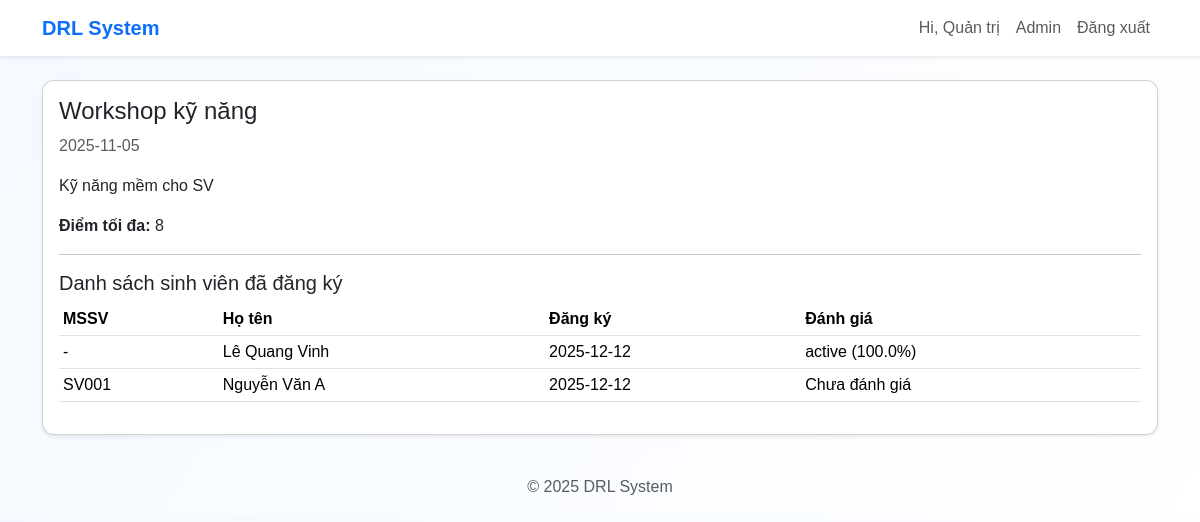
The page /activity/2 (signed in) on the database its author committed.
### models.py (models this page shows, shortened)
class User(db.Model, UserMixin):
    __tablename__ = "users"
    id = db.Column(db.Integer, primary_key=True)
    username = db.Column(db.String(80), unique=True, nullable=False)   # login
    fullname = db.Column(db.String(120))
    password_hash = db.Column(db.String(200), nullable=False)
    role = db.Column(db.String(20), nullable=False)  # 'admin', 'teacher', 'student'
    student_id = db.Column(db.String(50), nullable=True)
    class_name = db.Column(db.String(50), nullable=True)
    created_at = db.Column(db.DateTime, default=datetime.utcnow)

class Activity(db.Model):
    __tablename__ = "activities"
    id = db.Column(db.Integer, primary_key=True)
    name = db.Column(db.String(200), nullable=False)
    description = db.Column(db.Text)
    date = db.Column(db.String(50))
    max_score = db.Column(db.Integer, default=10)
    created_at = db.Column(db.DateTime, default=datetime.utcnow)

class Registration(db.Model):
    __tablename__ = "registrations"
    id = db.Column(db.Integer, primary_key=True)
    user_id = db.Column(db.Integer, db.ForeignKey("users.id"), nullable=False)
    activity_id = db.Column(db.Integer, db.ForeignKey("activities.id"), nullable=False)
    registered_at = db.Column(db.DateTime, default=datetime.utcnow)
    cancelled = db.Column(db.Boolean, default=False)
    user = db.relationship("User", backref="registrations")
    activity = db.relationship("Activity", backref="registrations")

class Evaluation(db.Model):
    __tablename__ = "evaluations"
    id = db.Column(db.Integer, primary_key=True)
    registration_id = db.Column(db.Integer, db.ForeignKey("registrations.id"), unique=True)
    teacher_id = db.Column(db.Integer, db.ForeignKey("users.id"))
    level = db.Column(db.String(30))  # 'none','attend','active'
    percent = db.Column(db.Float)     # 0,80,100
    note = db.Column(db.String(300))
    evaluated_at = db.Column(db.DateTime, default=datetime.utcnow)
    registration = db.relationship("Registration", backref="evaluation")
    teacher = db.relationship("User", foreign_keys=[teacher_id])

### app.py (the view, shortened to what this page needs)
@app.route("/activity/<int:aid>", methods=["GET","POST"])
@login_required
def activity_detail(aid):
    act = Activity.query.get_or_404(aid)
    message = None
    user_reg = None
    if current_user.role == "student":
        user_reg = Registration.query.filter_by(user_id=current_user.id, activity_id=aid, cancelled=False).first()
    regs = []
    if current_user.role in ("teacher","admin"):
        regs = Registration.query.filter_by(activity_id=aid, cancelled=False).join(User).all()
    return render_template("activity.html", activity=act, message=message, user_reg=user_reg, regs=regs)

### app.py (called while the page is built)
@login_manager.user_loader
def load_user(user_id):
    return User.query.get(int(user_id))

### templates/activity.html (shortened to what this page needs)
{% extends "base.html" %}
{% block content %}
<div class="card shadow-sm">
  <div class="card-body">
    <h4>{{ activity.name }}</h4>
    <p class="text-muted">{{ activity.date }}</p>
    <p>{{ activity.description }}</p>
    <p><strong>Điểm tối đa: </strong>{{ activity.max_score }}</p>
    {% if current_user.role in ['teacher','admin'] %}
      <hr>
      <h5>Danh sách sinh viên đã đăng ký</h5>
      <table class="table table-sm">
        <thead><tr><th>MSSV</th><th>Họ tên</th><th>Đăng ký</th><th>Đánh giá</th></tr></thead>
        <tbody>
          {% for r in regs %}
          <tr>
            <td>{{ r.user.student_id or '-' }}</td>
            <td>{{ r.user.fullname }}</td>
            <td>{{ r.registered_at.strftime('%Y-%m-%d') }}</td>
            <td>
              {% set ev = r.evaluation[0] if r.evaluation else None %}
              {% if ev %}
                {{ ev.level }} ({{ ev.percent }}%)
              {% else %}
                Chưa đánh giá
              {% endif %}
            </td>
          </tr>
          {% endfor %}
        </tbody>
      </table>
    {% endif %}
  </div>
</div>
{% endblock %}

### templates/base.html (shortened to what this page needs)
<!doctype html>
<html lang="vi">
<head>
  <link href="https://cdn.jsdelivr.net/npm/bootstrap@5.3.2/dist/css/bootstrap.min.css" rel="stylesheet">
  <link href="{{ url_for('static', filename='css/style.css') }}" rel="stylesheet">
</head>
<body>
<nav class="navbar navbar-expand-lg navbar-light bg-white shadow-sm">
  <div class="container">
    <a class="navbar-brand fw-bold text-primary" href="{{ url_for('index') }}">DRL System</a>
    <div class="collapse navbar-collapse">
      <ul class="navbar-nav ms-auto">
        {% if current_user.is_authenticated %}
          <li class="nav-item"><span class="nav-link">Hi, {{ current_user.fullname or current_user.username }}</span></li>
          {% if current_user.role == 'admin' %}
            <li class="nav-item"><a class="nav-link" href="{{ url_for('admin_dashboard') }}">Admin</a></li>
          {% endif %}
          <li class="nav-item"><a class="nav-link" href="{{ url_for('logout') }}">Đăng xuất</a></li>
        {% else %}
          <li class="nav-item"><a class="nav-link" href="{{ url_for('login') }}">Đăng nhập</a></li>
        {% endif %}
      </ul>
    </div>
  </div>
</nav>
<div class="container py-4">
  {% block content %}{% endblock %}
</div>
<footer class="text-center py-3 text-muted">
  © {{ now().year }} DRL System
</footer>
</body>
</html>

### static/css/style.css (style rules this page uses)
body { background: linear-gradient(120deg, #f4f9ff 0%, #ffffff 100%); font-family: Arial, sans-serif; }
.navbar-brand { color: #0d6efd !important; }
.card { border-radius: 12px; }

### rows shown on the page
User: fullname "Quản trị"
Activity: name "Workshop kỹ năng", date "2025-11-05", description "Kỹ năng mềm cho SV", max_score "8"
Registration: user "-", user.fullname "Lê Quang Vinh", registered_at "2025-12-12"
Evaluation: level "active", percent "100.0"
Registration: user "SV001", user.fullname "Nguyễn Văn A", registered_at "2025-12-12", shows "Chưa đánh giá"
